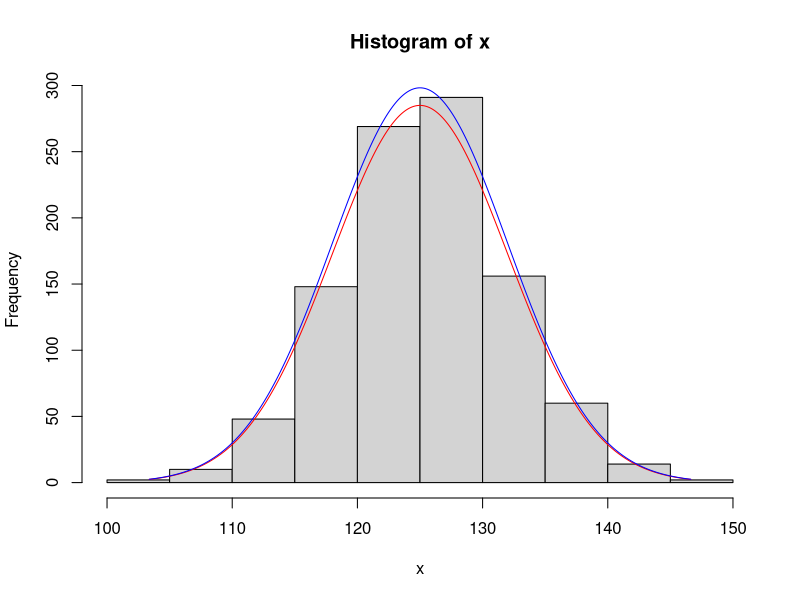

Write R code to recreate this figure.
# https://stackoverflow.com/questions/14482502/histogram-with-curve-in-r

population_mean <- 125
population_sd <- 7
n <- 1000
x <- rnorm(n, population_mean, population_sd)

population_x <- seq(
  qnorm(0.001, population_mean, population_sd), 
  qnorm(0.999, population_mean, population_sd), 
  length.out = 1000
)

binwidth <- 5
breaks <- seq(floor(min(x)), ceiling(max(x)), binwidth)

hist(x)

# The count curve is the normal density times the number of data points divided by the binwidth.
lines(
  population_x, 
  n * dnorm(population_x, population_mean, population_sd) * binwidth, 
  col = "red"
)

# Let's see that again with the sample distribution rather than the population distribution.

sample_mean <- mean(x)
sample_sd <- sd(x)
sample_x <- seq(
  qnorm(0.001, sample_mean, sample_sd), 
  qnorm(0.999, sample_mean, sample_sd), 
  length.out = 1000
)
lines(
  population_x, 
  n * dnorm(sample_x, sample_mean, sample_sd) * binwidth, 
  col = "blue"
)
